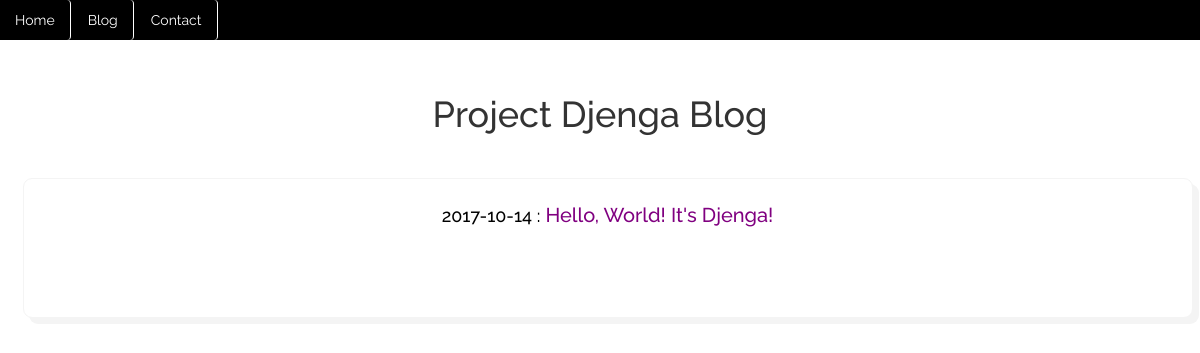
The page /blog/ on the database as committed earlier.
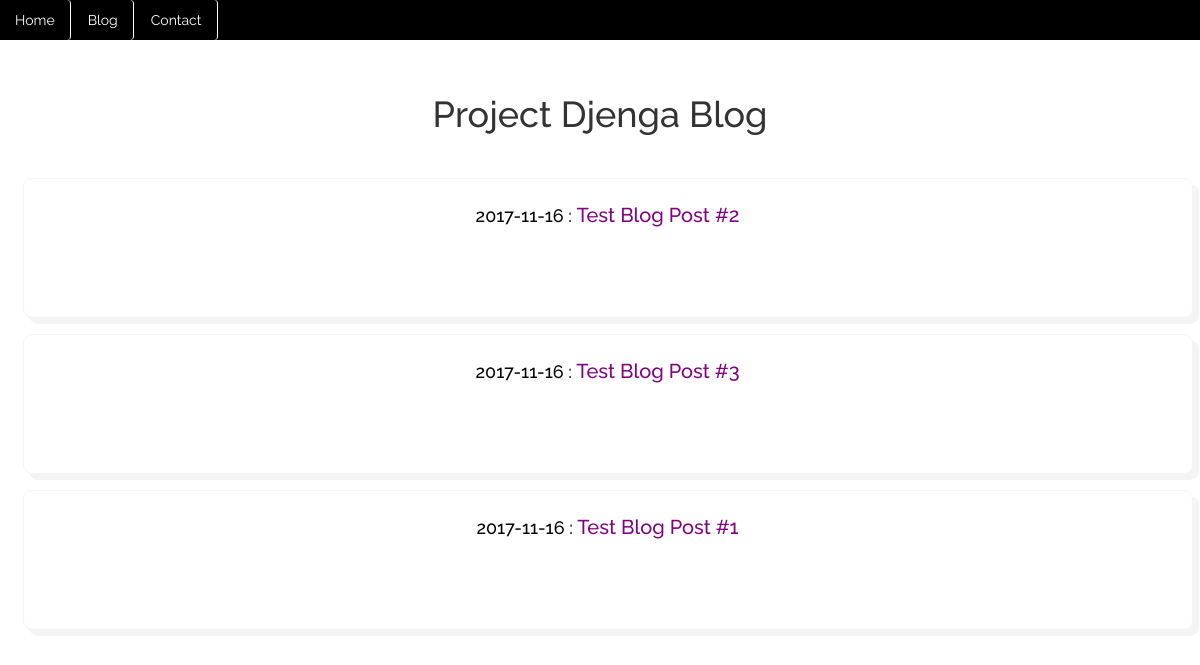
The same page on the database as committed later.
### blog/models.py (models this page shows, shortened)
class Post(models.Model):
    title = models.CharField(max_length = 140)
    body = models.TextField()
    date = models.DateTimeField()

### blog/templates/blog/blog.html
{% extends "webapp/mainHeader.html" %} {% block navbar %} {% include "webapp/navigation.html" %} {% endblock navbar %} {% block body %}
<div class="container">
	<div class="row titleRow text-center">
		<div class="col-md-12">
			<h1> Project Djenga Blog </h1>
		</div>
	</div>
</div>
{% for post in object_list %}
<div class="container">
	<div class="row">
		<div class="col-md-12 postEntry">
			<h4>{{ post.date|date:"Y-m-d" }} :<a href="/blog/{{post.id}}">  {{ post.title }}</a></h4>
		</div>
	</div>
</div>
{% endfor %} {% endblock %}

Rows that differ between the two databases and show on the page:
added Post: date "2017-11-16", title "Test Blog Post #2"
added Post: date "2017-11-16", title "Test Blog Post #3"
changed Post: date "2017-10-14" → "2017-11-16"; title "Hello, World! It's Djenga!" → "Test Blog Post #1"
